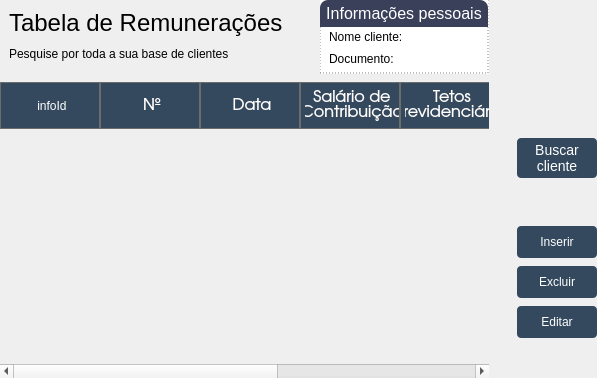
     <widget class="QWidget" name="tabContribuicoes">
      <property name="styleSheet">
       <string notr="true">/*-------------------------------- Labels -----------------------------------------*/
#lbTituloClientes {
	font-family: &quot;TeX Gyre Adventor&quot;;
	font-size: 24px;
}

#lbInfoClientes {
	font-family: &quot;TeX Gyre Adventor&quot;;
	font-size: 12px;	
}

#lbTituloFiltro {
	font-family: &quot;TeX Gyre Adventor&quot;;
	font-size: 16px;
}

#lbBuscaNome, #lbBuscaEmail, 
#lbBuscaTelefone, #lbBuscaTpProcesso,
#lbBuscaRgcpf {
	font-family: &quot;TeX Gyre Adventor&quot;;
	font-size: 12px;
}

#lbInfoCabecalho, #lbInfoDibDer, 
#lbInfoNomeContrib, #lbInfoDocumentoContrib {
	font-family: &quot;TeX Gyre Adventor&quot;;
	font-size: 12px;
	background-color: white;
}

#lbDibDer, 
#lbNome, #lbDocumento {
	font-family: &quot;TeX Gyre Adventor&quot;;
	font-size: 14px;
	background-color: white;
	font-weight: bold;
}

/*-------------------------------- Frames -----------------------------------------*/
#frInfoCabecalho{
	border-radius: 4px;
	border: 1px solid rgb(85, 87, 83);

	background-color: white;
}

/*-------------------------------- Tables -----------------------------------------*/
#tblCalculos {
	background-color: transparent;
}

#tblClientes::item{
	margin: 4px;
}

QHeaderView::section {
    background-color: rgb(52, 73, 94);
    color: white;
    padding-left: 4px;
    border: 1px solid #6c6c6c;
	min-height: 45px;
}

QHeaderView::down-arrow {
    icon-color: white;
}

QHeaderView::up-arrow {
    icon-color: white;
}

/*-------------------------------- Push Buttons --------------------------------*/

#pbBuscarCliente {
	font-family: &quot;TeX Gyre Adventor&quot;;
	font-size: 14px;
	color: white;

	border-radius: 4px;
	background-color: rgb(52, 73, 94);
}

#pbBuscarCliente:hover {
	font-family: &quot;TeX Gyre Adventor&quot;;
	font-size: 14px;
	color: white;

	border-radius: 4px;
	border: 1px solid;
	background-color: rgb(72, 93, 114);
}

#pbInserir, #pbEditar, #pbExcluir {
	font-family: &quot;TeX Gyre Adventor&quot;;
	font-size: 12px;
	color: white;

	border-radius: 4px;
	background-color: rgb(52, 73, 94);
}

#pbInserir:hover, #pbEditar:hover, 
#pbExcluir:hover {
	font-family: &quot;TeX Gyre Adventor&quot;;
	font-size: 12px;
	color: white;

	border-radius: 4px;
	border: 1px solid;
	background-color: rgb(72, 93, 114);
}

/*-------------------------------- Group Box -----------------------------------------*/
QGroupBox {
	font-family: &quot;TeX Gyre Adventor&quot;;
	font-size: 16px;
	border: 1px solid transparent;

	background-color: white;
}

#bpInfoPessoaisContrib::title {
	subcontrol-position: top left;
	background-color: #3A405A;
	border-top-left-radius: 8px;
	border-top-right-radius: 8px;
	color: white;
	padding: 4px;
}

#bpInfoPessoaisContrib {
	border: 1px dashed grey;
}
</string>
      </property>
      <attribute name="title">
       <string>       Contribuições       </string>
      </attribute>
      <layout class="QGridLayout" name="gridLayout_2">
       <property name="leftMargin">
        <number>0</number>
       </property>
       <property name="topMargin">
        <number>0</number>
       </property>
       <property name="rightMargin">
        <number>0</number>
       </property>
       <property name="bottomMargin">
        <number>0</number>
       </property>
       <property name="horizontalSpacing">
        <number>28</number>
       </property>
       <property name="verticalSpacing">
        <number>8</number>
       </property>
       <item row="0" column="1">
        <widget class="QGroupBox" name="bpInfoPessoaisContrib">
         <property name="title">
          <string>Informações pessoais</string>
         </property>
         <layout class="QVBoxLayout" name="verticalLayout_5">
          <property name="spacing">
           <number>2</number>
          </property>
          <property name="leftMargin">
           <number>8</number>
          </property>
          <property name="topMargin">
           <number>26</number>
          </property>
          <property name="rightMargin">
           <number>34</number>
          </property>
          <property name="bottomMargin">
           <number>4</number>
          </property>
          <item>
           <widget class="QFrame" name="frame_9">
            <property name="frameShape">
             <enum>QFrame::NoFrame</enum>
            </property>
            <property name="frameShadow">
             <enum>QFrame::Raised</enum>
            </property>
            <layout class="QHBoxLayout" name="horizontalLayout_6">
             <property name="spacing">
              <number>2</number>
             </property>
             <property name="leftMargin">
              <number>0</number>
             </property>
             <property name="topMargin">
              <number>0</number>
             </property>
             <property name="rightMargin">
              <number>0</number>
             </property>
             <property name="bottomMargin">
              <number>0</number>
             </property>
             <item alignment="Qt::AlignLeft">
              <widget class="QLabel" name="lbInfoNomeContrib">
               <property name="text">
                <string>Nome cliente:</string>
               </property>
              </widget>
             </item>
             <item alignment="Qt::AlignLeft">
              <widget class="QLabel" name="lbNome">
               <property name="sizePolicy">
                <sizepolicy hsizetype="Expanding" vsizetype="Preferred">
                 <horstretch>0</horstretch>
                 <verstretch>0</verstretch>
                </sizepolicy>
               </property>
               <property name="text">
                <string/>
               </property>
              </widget>
             </item>
             <item>
              <spacer name="horizontalSpacer_4">
               <property name="orientation">
                <enum>Qt::Horizontal</enum>
               </property>
               <property name="sizeHint" stdset="0">
                <size>
                 <width>40</width>
                 <height>20</height>
                </size>
               </property>
              </spacer>
             </item>
            </layout>
           </widget>
          </item>
          <item>
           <widget class="QFrame" name="frame_10">
            <property name="frameShape">
             <enum>QFrame::NoFrame</enum>
            </property>
            <property name="frameShadow">
             <enum>QFrame::Raised</enum>
            </property>
            <layout class="QHBoxLayout" name="horizontalLayout_7">
             <property name="spacing">
              <number>2</number>
             </property>
             <property name="leftMargin">
              <number>0</number>
             </property>
             <property name="topMargin">
              <number>0</number>
             </property>
             <property name="rightMargin">
              <number>0</number>
             </property>
             <property name="bottomMargin">
              <number>0</number>
             </property>
             <item alignment="Qt::AlignLeft">
              <widget class="QLabel" name="lbInfoDocumentoContrib">
               <property name="text">
                <string>Documento:</string>
               </property>
              </widget>
             </item>
             <item alignment="Qt::AlignLeft">
              <widget class="QLabel" name="lbDocumento">
               <property name="text">
                <string/>
               </property>
              </widget>
             </item>
             <item>
              <spacer name="horizontalSpacer_5">
               <property name="orientation">
                <enum>Qt::Horizontal</enum>
               </property>
               <property name="sizeHint" stdset="0">
                <size>
                 <width>40</width>
                 <height>20</height>
                </size>
               </property>
              </spacer>
             </item>
            </layout>
           </widget>
          </item>
         </layout>
        </widget>
       </item>
       <item row="1" column="2">
        <widget class="QFrame" name="frame_8">
         <property name="minimumSize">
          <size>
           <width>80</width>
           <height>0</height>
          </size>
         </property>
         <property name="maximumSize">
          <size>
           <width>90</width>
           <height>16777215</height>
          </size>
         </property>
         <property name="frameShape">
          <enum>QFrame::NoFrame</enum>
         </property>
         <property name="frameShadow">
          <enum>QFrame::Raised</enum>
         </property>
         <layout class="QVBoxLayout" name="verticalLayout_6">
          <property name="spacing">
           <number>8</number>
          </property>
          <property name="leftMargin">
           <number>0</number>
          </property>
          <property name="topMargin">
           <number>56</number>
          </property>
          <property name="rightMargin">
           <number>0</number>
          </property>
          <property name="bottomMargin">
           <number>0</number>
          </property>
          <item>
           <widget class="QPushButton" name="pbBuscarCliente">
            <property name="minimumSize">
             <size>
              <width>80</width>
              <height>40</height>
             </size>
            </property>
            <property name="maximumSize">
             <size>
              <width>90</width>
              <height>40</height>
             </size>
            </property>
            <property name="text">
             <string>Buscar 
cliente</string>
            </property>
           </widget>
          </item>
          <item>
           <spacer name="verticalSpacer_3">
            <property name="orientation">
             <enum>Qt::Vertical</enum>
            </property>
            <property name="sizeType">
             <enum>QSizePolicy::Fixed</enum>
            </property>
            <property name="sizeHint" stdset="0">
             <size>
              <width>20</width>
              <height>40</height>
             </size>
            </property>
           </spacer>
          </item>
          <item>
           <widget class="QPushButton" name="pbInserir">
            <property name="minimumSize">
             <size>
              <width>80</width>
              <height>32</height>
             </size>
            </property>
            <property name="maximumSize">
             <size>
              <width>90</width>
              <height>32</height>
             </size>
            </property>
            <property name="text">
             <string>Inserir</string>
            </property>
           </widget>
          </item>
          <item>
           <widget class="QPushButton" name="pbExcluir">
            <property name="minimumSize">
             <size>
              <width>80</width>
              <height>32</height>
             </size>
            </property>
            <property name="maximumSize">
             <size>
              <width>90</width>
              <height>32</height>
             </size>
            </property>
            <property name="text">
             <string>Excluir</string>
            </property>
           </widget>
          </item>
          <item>
           <widget class="QPushButton" name="pbEditar">
            <property name="minimumSize">
             <size>
              <width>80</width>
              <height>32</height>
             </size>
            </property>
            <property name="maximumSize">
             <size>
              <width>90</width>
              <height>32</height>
             </size>
            </property>
            <property name="text">
             <string>Editar</string>
            </property>
           </widget>
          </item>
          <item>
           <spacer name="verticalSpacer_2">
            <property name="orientation">
             <enum>Qt::Vertical</enum>
            </property>
            <property name="sizeHint" stdset="0">
             <size>
              <width>20</width>
              <height>40</height>
             </size>
            </property>
           </spacer>
          </item>
         </layout>
        </widget>
       </item>
       <item row="1" column="0" colspan="2">
        <widget class="QTableWidget" name="tblCalculos">
         <property name="frameShape">
          <enum>QFrame::NoFrame</enum>
         </property>
         <property name="editTriggers">
          <set>QAbstractItemView::NoEditTriggers</set>
         </property>
         <property name="selectionMode">
          <enum>QAbstractItemView::SingleSelection</enum>
         </property>
         <property name="selectionBehavior">
          <enum>QAbstractItemView::SelectRows</enum>
         </property>
         <property name="showGrid">
          <bool>false</bool>
         </property>
         <property name="wordWrap">
          <bool>true</bool>
         </property>
         <attribute name="horizontalHeaderCascadingSectionResizes">
          <bool>true</bool>
         </attribute>
         <attribute name="horizontalHeaderShowSortIndicator" stdset="0">
          <bool>true</bool>
         </attribute>
         <attribute name="horizontalHeaderStretchLastSection">
          <bool>true</bool>
         </attribute>
         <attribute name="verticalHeaderVisible">
          <bool>false</bool>
         </attribute>
         <row>
          <property name="text">
           <string>New Row</string>
          </property>
         </row>
         <column>
          <property name="text">
           <string>infoId</string>
          </property>
         </column>
         <column>
          <property name="text">
           <string>Nº</string>
          </property>
          <property name="font">
           <font>
            <family>TeX Gyre Adventor</family>
            <pointsize>12</pointsize>
           </font>
          </property>
          <property name="textAlignment">
           <set>AlignCenter</set>
          </property>
         </column>
         <column>
          <property name="text">
           <string>Data</string>
          </property>
          <property name="font">
           <font>
            <family>TeX Gyre Adventor</family>
            <pointsize>12</pointsize>
           </font>
          </property>
          <property name="textAlignment">
           <set>AlignCenter</set>
          </property>
         </column>
         <column>
          <property name="text">
           <string>Salário de 
Contribuição</string>
          </property>
          <property name="font">
           <font>
            <family>TeX Gyre Adventor</family>
            <pointsize>12</pointsize>
           </font>
          </property>
          <property name="textAlignment">
           <set>AlignCenter</set>
          </property>
         </column>
         <column>
          <property name="text">
           <string>Tetos 
Previdenciários</string>
          </property>
          <property name="font">
           <font>
            <family>TeX Gyre Adventor</family>
            <pointsize>12</pointsize>
           </font>
          </property>
          <property name="textAlignment">
           <set>AlignCenter</set>
          </property>
         </column>
         <column>
          <property name="text">
           <string>Natureza</string>
          </property>
          <property name="font">
           <font>
            <family>TeX Gyre Adventor</family>
            <pointsize>12</pointsize>
           </font>
          </property>
          <property name="textAlignment">
           <set>AlignCenter</set>
          </property>
         </column>
         <column>
          <property name="text">
           <string>Indicadores</string>
          </property>
          <property name="font">
           <font>
            <family>TeX Gyre Adventor</family>
            <pointsize>12</pointsize>
           </font>
          </property>
          <property name="textAlignment">
           <set>AlignCenter</set>
          </property>
         </column>
         <item row="0" column="6">
          <property name="textAlignment">
           <set>AlignCenter</set>
          </property>
         </item>
        </widget>
       </item>
       <item row="0" column="0">
        <widget class="QFrame" name="frame_11">
         <property name="frameShape">
          <enum>QFrame::NoFrame</enum>
         </property>
         <property name="frameShadow">
          <enum>QFrame::Raised</enum>
         </property>
         <layout class="QVBoxLayout" name="verticalLayout_7">
          <item>
           <widget class="QLabel" name="lbTituloClientes">
            <property name="text">
             <string>Tabela de Remunerações</string>
            </property>
           </widget>
          </item>
          <item>
           <widget class="QLabel" name="lbInfoClientes">
            <property name="text">
             <string>Pesquise por toda a sua base de clientes</string>
            </property>
           </widget>
          </item>
         </layout>
        </widget>
       </item>
      </layout>
     </widget>
